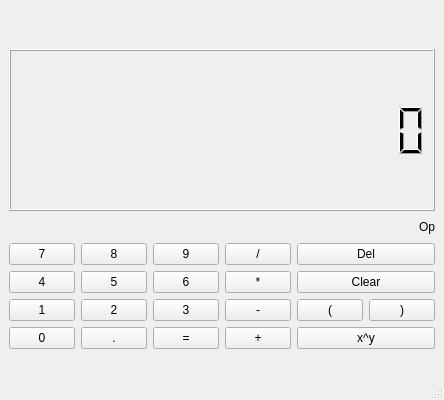
<?xml version="1.0" encoding="UTF-8"?>
<ui version="4.0">
 <class>MainWindow</class>
 <widget class="QMainWindow" name="MainWindow">
  <property name="geometry">
   <rect>
    <x>0</x>
    <y>0</y>
    <width>444</width>
    <height>400</height>
   </rect>
  </property>
  <property name="minimumSize">
   <size>
    <width>444</width>
    <height>400</height>
   </size>
  </property>
  <property name="windowTitle">
   <string>MainWindow</string>
  </property>
  <widget class="QWidget" name="centralwidget">
   <layout class="QVBoxLayout" name="verticalLayout">
    <item>
     <spacer name="verticalSpacer">
      <property name="orientation">
       <enum>Qt::Vertical</enum>
      </property>
      <property name="sizeHint" stdset="0">
       <size>
        <width>20</width>
        <height>40</height>
       </size>
      </property>
     </spacer>
    </item>
    <item>
     <widget class="QLCDNumber" name="lcdNumber">
      <property name="sizePolicy">
       <sizepolicy hsizetype="Preferred" vsizetype="Preferred">
        <horstretch>0</horstretch>
        <verstretch>1</verstretch>
       </sizepolicy>
      </property>
      <property name="maximumSize">
       <size>
        <width>16777215</width>
        <height>16777215</height>
       </size>
      </property>
      <property name="digitCount">
       <number>15</number>
      </property>
     </widget>
    </item>
    <item>
     <layout class="QHBoxLayout" name="horizontalLayout">
      <item>
       <spacer name="horizontalSpacer">
        <property name="orientation">
         <enum>Qt::Horizontal</enum>
        </property>
        <property name="sizeHint" stdset="0">
         <size>
          <width>40</width>
          <height>20</height>
         </size>
        </property>
       </spacer>
      </item>
      <item>
       <widget class="QLabel" name="lblOperator">
        <property name="text">
         <string>Op</string>
        </property>
       </widget>
      </item>
     </layout>
    </item>
    <item>
     <layout class="QGridLayout" name="gridLayout">
      <item row="0" column="3">
       <widget class="QPushButton" name="btnDivide">
        <property name="sizePolicy">
         <sizepolicy hsizetype="Preferred" vsizetype="Preferred">
          <horstretch>0</horstretch>
          <verstretch>0</verstretch>
         </sizepolicy>
        </property>
        <property name="text">
         <string>/</string>
        </property>
       </widget>
      </item>
      <item row="0" column="0">
       <widget class="QPushButton" name="btn7">
        <property name="sizePolicy">
         <sizepolicy hsizetype="Preferred" vsizetype="Preferred">
          <horstretch>0</horstretch>
          <verstretch>0</verstretch>
         </sizepolicy>
        </property>
        <property name="layoutDirection">
         <enum>Qt::LeftToRight</enum>
        </property>
        <property name="text">
         <string>7</string>
        </property>
       </widget>
      </item>
      <item row="2" column="3">
       <widget class="QPushButton" name="btnMinus">
        <property name="sizePolicy">
         <sizepolicy hsizetype="Preferred" vsizetype="Preferred">
          <horstretch>0</horstretch>
          <verstretch>0</verstretch>
         </sizepolicy>
        </property>
        <property name="text">
         <string>-</string>
        </property>
       </widget>
      </item>
      <item row="3" column="1">
       <widget class="QPushButton" name="btnPoint">
        <property name="sizePolicy">
         <sizepolicy hsizetype="Preferred" vsizetype="Preferred">
          <horstretch>0</horstretch>
          <verstretch>0</verstretch>
         </sizepolicy>
        </property>
        <property name="text">
         <string>.</string>
        </property>
       </widget>
      </item>
      <item row="3" column="3">
       <widget class="QPushButton" name="btnPlus">
        <property name="sizePolicy">
         <sizepolicy hsizetype="Preferred" vsizetype="Preferred">
          <horstretch>0</horstretch>
          <verstretch>0</verstretch>
         </sizepolicy>
        </property>
        <property name="text">
         <string>+</string>
        </property>
       </widget>
      </item>
      <item row="3" column="0">
       <widget class="QPushButton" name="btn0">
        <property name="sizePolicy">
         <sizepolicy hsizetype="Preferred" vsizetype="Preferred">
          <horstretch>0</horstretch>
          <verstretch>0</verstretch>
         </sizepolicy>
        </property>
        <property name="layoutDirection">
         <enum>Qt::LeftToRight</enum>
        </property>
        <property name="text">
         <string>0</string>
        </property>
       </widget>
      </item>
      <item row="3" column="2">
       <widget class="QPushButton" name="btnResult">
        <property name="sizePolicy">
         <sizepolicy hsizetype="Preferred" vsizetype="Preferred">
          <horstretch>0</horstretch>
          <verstretch>0</verstretch>
         </sizepolicy>
        </property>
        <property name="text">
         <string>=</string>
        </property>
       </widget>
      </item>
      <item row="2" column="4">
       <widget class="QPushButton" name="btnBracketOpen">
        <property name="text">
         <string>(</string>
        </property>
       </widget>
      </item>
      <item row="1" column="1">
       <widget class="QPushButton" name="btn5">
        <property name="sizePolicy">
         <sizepolicy hsizetype="Preferred" vsizetype="Preferred">
          <horstretch>0</horstretch>
          <verstretch>0</verstretch>
         </sizepolicy>
        </property>
        <property name="text">
         <string>5</string>
        </property>
       </widget>
      </item>
      <item row="1" column="0">
       <widget class="QPushButton" name="btn4">
        <property name="sizePolicy">
         <sizepolicy hsizetype="Preferred" vsizetype="Preferred">
          <horstretch>0</horstretch>
          <verstretch>0</verstretch>
         </sizepolicy>
        </property>
        <property name="layoutDirection">
         <enum>Qt::LeftToRight</enum>
        </property>
        <property name="text">
         <string>4</string>
        </property>
       </widget>
      </item>
      <item row="1" column="3">
       <widget class="QPushButton" name="btnTimes">
        <property name="sizePolicy">
         <sizepolicy hsizetype="Preferred" vsizetype="Preferred">
          <horstretch>0</horstretch>
          <verstretch>0</verstretch>
         </sizepolicy>
        </property>
        <property name="text">
         <string>*</string>
        </property>
       </widget>
      </item>
      <item row="0" column="2">
       <widget class="QPushButton" name="btn9">
        <property name="sizePolicy">
         <sizepolicy hsizetype="Preferred" vsizetype="Preferred">
          <horstretch>0</horstretch>
          <verstretch>0</verstretch>
         </sizepolicy>
        </property>
        <property name="text">
         <string>9</string>
        </property>
       </widget>
      </item>
      <item row="2" column="0">
       <widget class="QPushButton" name="btn1">
        <property name="sizePolicy">
         <sizepolicy hsizetype="Preferred" vsizetype="Preferred">
          <horstretch>0</horstretch>
          <verstretch>0</verstretch>
         </sizepolicy>
        </property>
        <property name="text">
         <string>1</string>
        </property>
       </widget>
      </item>
      <item row="2" column="2">
       <widget class="QPushButton" name="btn3">
        <property name="sizePolicy">
         <sizepolicy hsizetype="Preferred" vsizetype="Preferred">
          <horstretch>0</horstretch>
          <verstretch>0</verstretch>
         </sizepolicy>
        </property>
        <property name="text">
         <string>3</string>
        </property>
       </widget>
      </item>
      <item row="0" column="1">
       <widget class="QPushButton" name="btn8">
        <property name="sizePolicy">
         <sizepolicy hsizetype="Preferred" vsizetype="Preferred">
          <horstretch>0</horstretch>
          <verstretch>0</verstretch>
         </sizepolicy>
        </property>
        <property name="text">
         <string>8</string>
        </property>
       </widget>
      </item>
      <item row="2" column="1">
       <widget class="QPushButton" name="btn2">
        <property name="sizePolicy">
         <sizepolicy hsizetype="Preferred" vsizetype="Preferred">
          <horstretch>0</horstretch>
          <verstretch>0</verstretch>
         </sizepolicy>
        </property>
        <property name="text">
         <string>2</string>
        </property>
       </widget>
      </item>
      <item row="1" column="2">
       <widget class="QPushButton" name="btn6">
        <property name="sizePolicy">
         <sizepolicy hsizetype="Preferred" vsizetype="Preferred">
          <horstretch>0</horstretch>
          <verstretch>0</verstretch>
         </sizepolicy>
        </property>
        <property name="text">
         <string>6</string>
        </property>
       </widget>
      </item>
      <item row="2" column="5">
       <widget class="QPushButton" name="btnBracketClose">
        <property name="text">
         <string>)</string>
        </property>
       </widget>
      </item>
      <item row="5" column="0" colspan="6">
       <spacer name="horizontalSpacer_2">
        <property name="orientation">
         <enum>Qt::Horizontal</enum>
        </property>
        <property name="sizeHint" stdset="0">
         <size>
          <width>40</width>
          <height>20</height>
         </size>
        </property>
       </spacer>
      </item>
      <item row="1" column="4" colspan="2">
       <widget class="QPushButton" name="btnClear">
        <property name="sizePolicy">
         <sizepolicy hsizetype="Preferred" vsizetype="Preferred">
          <horstretch>0</horstretch>
          <verstretch>0</verstretch>
         </sizepolicy>
        </property>
        <property name="text">
         <string>Clear</string>
        </property>
       </widget>
      </item>
      <item row="0" column="4" colspan="2">
       <widget class="QPushButton" name="btnDelete">
        <property name="sizePolicy">
         <sizepolicy hsizetype="Preferred" vsizetype="Preferred">
          <horstretch>0</horstretch>
          <verstretch>0</verstretch>
         </sizepolicy>
        </property>
        <property name="text">
         <string>Del</string>
        </property>
       </widget>
      </item>
      <item row="3" column="4" colspan="2">
       <widget class="QPushButton" name="btnExponent">
        <property name="text">
         <string>x^y</string>
        </property>
       </widget>
      </item>
     </layout>
    </item>
   </layout>
  </widget>
  <widget class="QMenuBar" name="menubar">
   <property name="geometry">
    <rect>
     <x>0</x>
     <y>0</y>
     <width>444</width>
     <height>24</height>
    </rect>
   </property>
  </widget>
  <widget class="QStatusBar" name="statusbar"/>
 </widget>
 <resources/>
 <connections/>
</ui>
